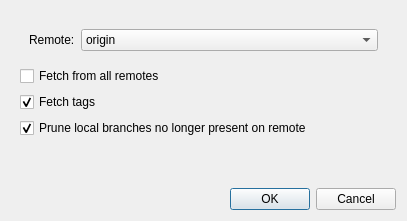
<?xml version="1.0" encoding="UTF-8"?>
<ui version="4.0">
 <class>fetchBase</class>
 <widget class="QDialog" name="fetchBase">
  <property name="geometry">
   <rect>
    <x>0</x>
    <y>0</y>
    <width>407</width>
    <height>221</height>
   </rect>
  </property>
  <property name="windowTitle">
   <string>Fetch</string>
  </property>
  <layout class="QVBoxLayout" name="verticalLayout_2">
   <item>
    <widget class="QWidget" name="widget" native="true">
     <layout class="QVBoxLayout" name="verticalLayout">
      <item>
       <widget class="QWidget" name="widgetRemote" native="true">
        <property name="enabled">
         <bool>true</bool>
        </property>
        <layout class="QGridLayout" name="gridLayout">
         <item row="0" column="0">
          <widget class="QLabel" name="labelRemote">
           <property name="enabled">
            <bool>true</bool>
           </property>
           <property name="text">
            <string>Remote:</string>
           </property>
          </widget>
         </item>
         <item row="0" column="1">
          <widget class="QComboBox" name="comboBoxRemote">
           <property name="enabled">
            <bool>true</bool>
           </property>
           <property name="sizePolicy">
            <sizepolicy hsizetype="Expanding" vsizetype="Fixed">
             <horstretch>0</horstretch>
             <verstretch>0</verstretch>
            </sizepolicy>
           </property>
           <item>
            <property name="text">
             <string>origin</string>
            </property>
           </item>
          </widget>
         </item>
        </layout>
       </widget>
      </item>
      <item>
       <widget class="QCheckBox" name="checkBoxFetchAllRemotes">
        <property name="text">
         <string>Fetch from all remotes</string>
        </property>
        <property name="checked">
         <bool>false</bool>
        </property>
       </widget>
      </item>
      <item>
       <widget class="QCheckBox" name="checkBoxFetchTags">
        <property name="text">
         <string>Fetch tags</string>
        </property>
        <property name="checked">
         <bool>true</bool>
        </property>
       </widget>
      </item>
      <item>
       <widget class="QCheckBox" name="checkBoxPrune">
        <property name="text">
         <string>Prune local branches no longer present on remote</string>
        </property>
        <property name="checked">
         <bool>true</bool>
        </property>
       </widget>
      </item>
     </layout>
    </widget>
   </item>
   <item>
    <spacer name="verticalSpacer">
     <property name="orientation">
      <enum>Qt::Vertical</enum>
     </property>
     <property name="sizeHint" stdset="0">
      <size>
       <width>20</width>
       <height>13</height>
      </size>
     </property>
    </spacer>
   </item>
   <item>
    <widget class="QDialogButtonBox" name="buttonBox">
     <property name="orientation">
      <enum>Qt::Horizontal</enum>
     </property>
     <property name="standardButtons">
      <set>QDialogButtonBox::Cancel|QDialogButtonBox::Ok</set>
     </property>
    </widget>
   </item>
  </layout>
 </widget>
 <resources/>
 <connections>
  <connection>
   <sender>checkBoxFetchAllRemotes</sender>
   <signal>toggled(bool)</signal>
   <receiver>fetchBase</receiver>
   <slot>checkboxFetchAll_toggled(bool)</slot>
  </connection>
  <connection>
   <sender>buttonBox</sender>
   <signal>rejected()</signal>
   <receiver>fetchBase</receiver>
   <slot>reject()</slot>
  </connection>
  <connection>
   <sender>buttonBox</sender>
   <signal>accepted()</signal>
   <receiver>fetchBase</receiver>
   <slot>ok_activated()</slot>
  </connection>
 </connections>
 <slots>
  <slot>checkboxFetchAll_toggled(bool)</slot>
  <slot>ok_activated()</slot>
 </slots>
</ui>
